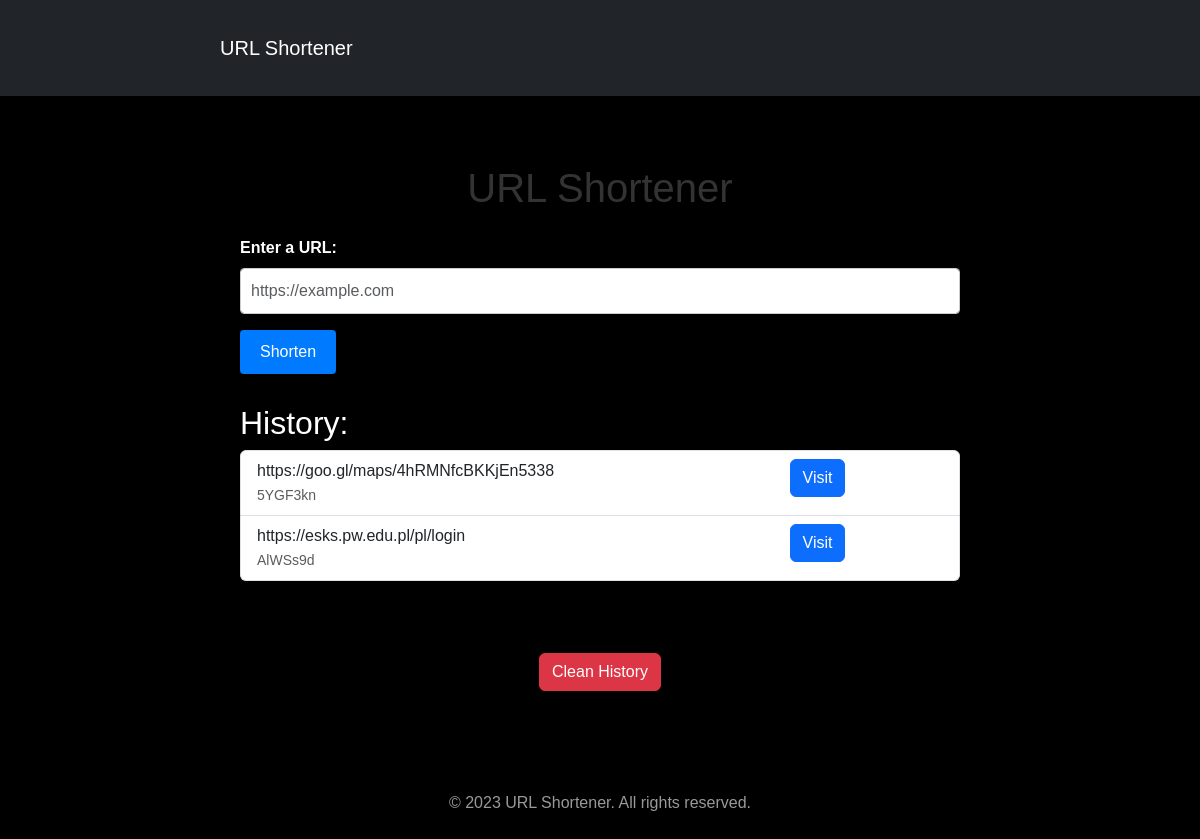
Before: / with the older database file.
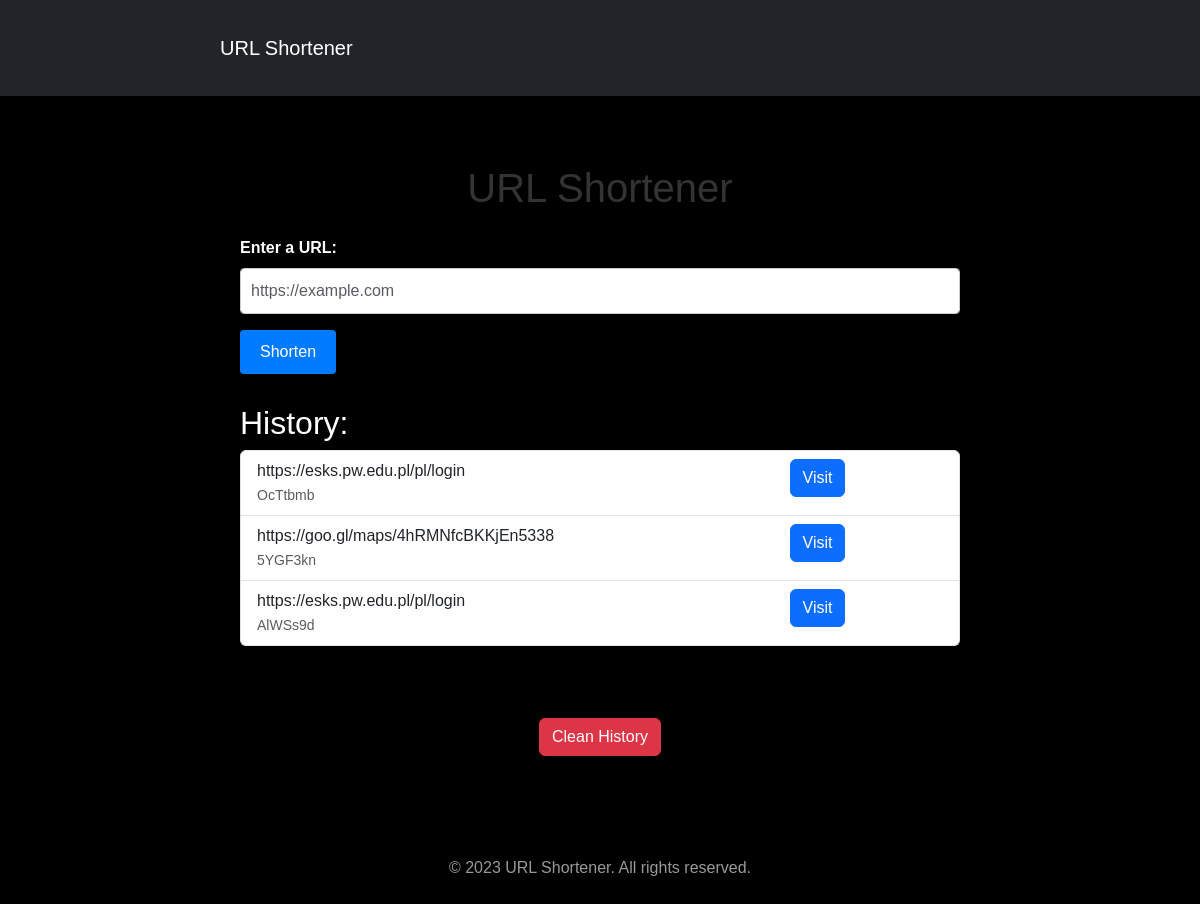
After: the same page with the newer database file.
### tables this page shows
CREATE TABLE history
                 (id INTEGER PRIMARY KEY AUTOINCREMENT,
                 long_url TEXT,
                 short_alias TEXT,
                 timestamp TIMESTAMP DEFAULT CURRENT_TIMESTAMP);

### main.py (the view)
@app.route('/', methods=['GET', 'POST'])
def index():
    if request.method == 'POST':
        long_url = request.form['url']
        short_alias = generate_short_alias()
        store_url(long_url, short_alias)
        return render_template('index.html', short_url=request.host_url + short_alias, history=get_history())
    return render_template('index.html', history=get_history())

### main.py (called while the page is built)
def get_history():
    conn = sqlite3.connect(app.config['DATABASE'])
    c = conn.cursor()
    c.execute('SELECT * FROM history ORDER BY timestamp DESC')
    result = c.fetchall()
    conn.close()
    return result

### templates/index.html (shortened to what this page needs)
{% extends 'layout.html' %}
{% block content %}
<div class="container py-5">
    <h1 class="mb-4">URL Shortener</h1>
    <form method="POST" action="/">
        <div class="mb-3">
            <label for="url" class="form-label">Enter a URL:</label>
            <input type="text" class="form-control" id="url" name="url" placeholder="https://example.com" required>
        </div>
        <button type="submit" class="btn btn-primary">Shorten</button>
    </form>
    <div class="mt-4">
        <h2 class="history-label">History:</h2>
        <ul class="list-group">
            {% for item in history %}
            <li class="list-group-item">
                <div class="row">
                    <div class="col-9">
                        <p class="mb-0">{{ item[1] }}</p>
                        <small class="text-muted">{{ item[2] }}</small>
                    </div>
                    <div class="col-3">
                        <a href="{{ item[1] }}" class="btn btn-primary" target="_blank">Visit</a>
                    </div>
                </div>
            </li>
            {% endfor %}
        </ul>
    </div>
</div>
{% endblock %}

### templates/layout.html (shortened to what this page needs)
<!DOCTYPE html>
<html>
<head>
    <link rel="stylesheet" href="https://cdn.jsdelivr.net/npm/bootstrap@5.3.0/dist/css/bootstrap.min.css">
    <link rel="stylesheet" href="{{ url_for('static', filename='styles.css') }}">
</head>
<body>
    <nav class="navbar navbar-expand-lg navbar-dark bg-dark">
        <div class="container">
            <a class="navbar-brand" href="/">URL Shortener</a>
        </div>
    </nav>
    <div class="container">
        {% block content %}
        {% endblock %}
        <div class="text-center mt-4">
            <button type="button" class="btn btn-danger" id="clean-history-btn">Clean History</button>
        </div>
    </div>
    <footer class="footer">
        <div class="container">
            <p>&copy; 2023 URL Shortener. All rights reserved.</p>
        </div>
    </footer>
</body>
</html>

### static/styles.css (style rules this page uses)
body { margin: 0; padding: 0; font-family: Arial, sans-serif; background-color: #000; color: #fff; }
.container { max-width: 800px; margin: 0 auto; padding: 20px; }
h1 { text-align: center; margin-bottom: 30px; color: #333; }
form { margin-bottom: 30px; }
label { display: block; margin-bottom: 10px; font-weight: bold; }
input[type="text"] { width: 100%; padding: 10px; font-size: 16px; border: 1px solid #ccc; border-radius: 4px; }
button[type="submit"] { padding: 10px 20px; font-size: 16px; background-color: #007bff; color: #fff; border: none; border-radius: 4px; cursor: pointer; }
.footer { margin-top: 50px; text-align: center; color: #999; }
.footer p { margin: 10px 0; }

Changed rows visible on the page:
added history: long_url "https://esks.pw.edu.pl/pl/login", short_alias "OcTtbmb"
